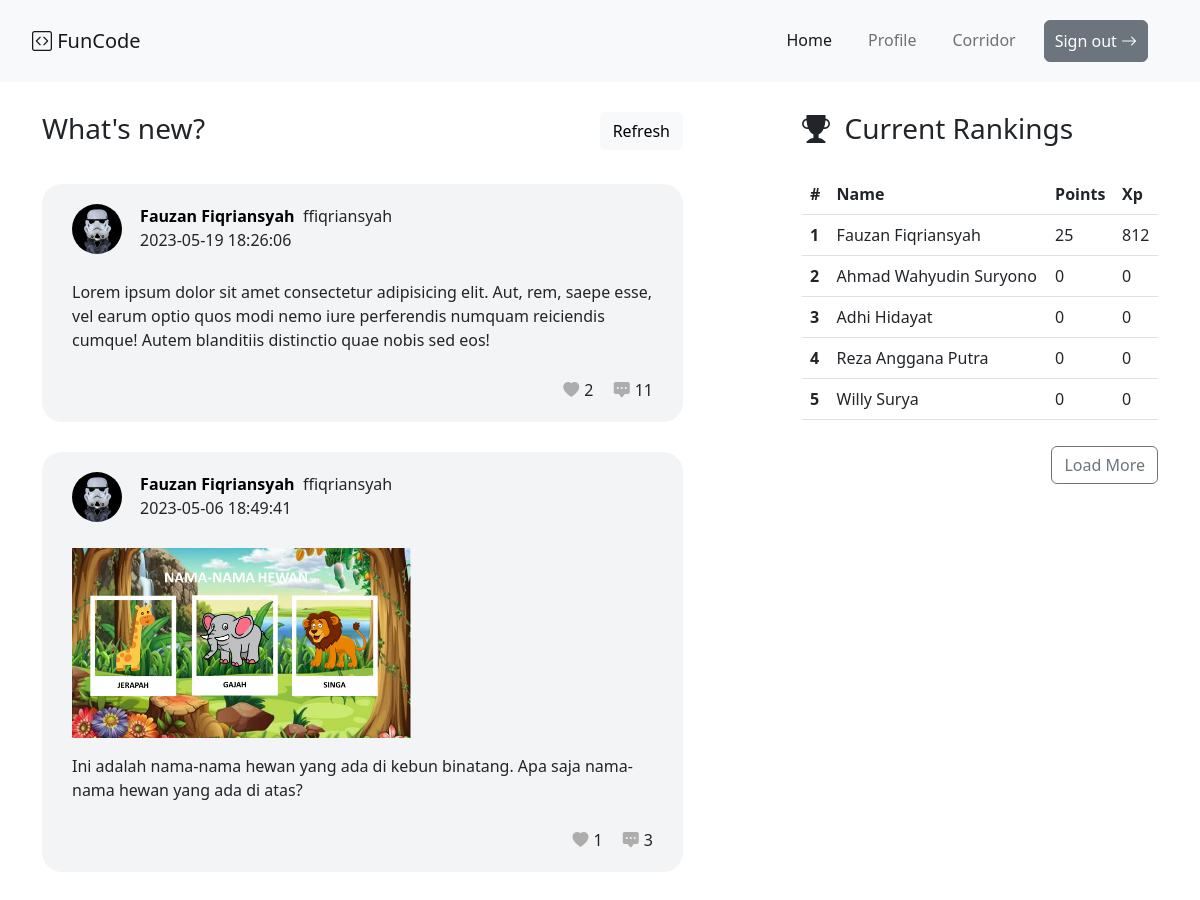
Page /user/home.php (signed in, upper part) on the earlier database version.
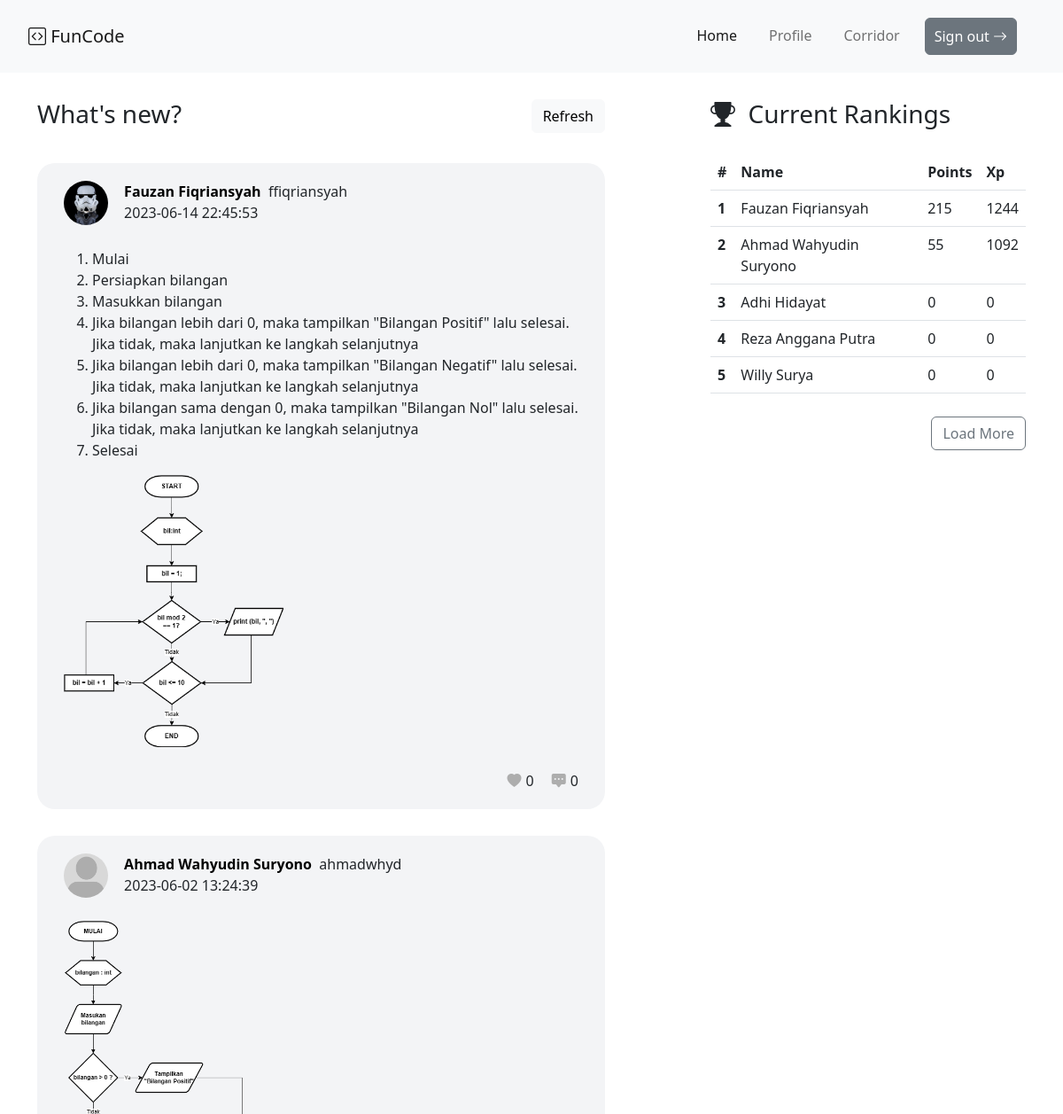
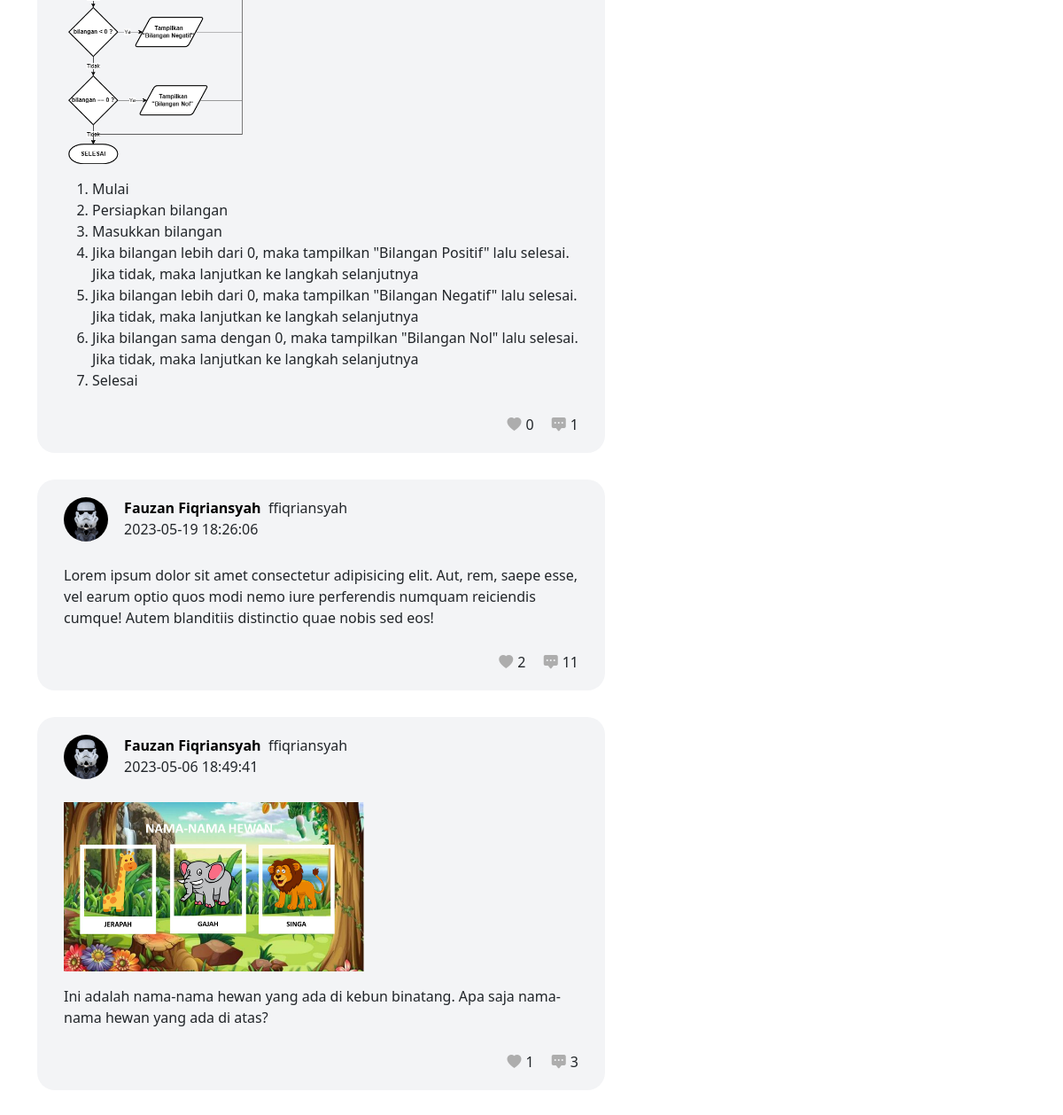
Same page on the later database version (2 pictures, top to bottom).
### tables this page shows
CREATE TABLE `tb_post` (
  `id` int(11) NOT NULL,
  `id_user` int(11) DEFAULT NULL,
  `content` text NOT NULL,
  `status` int(1) NOT NULL,
  `challenge` int(11) NOT NULL DEFAULT '0',
  `grade` varchar(1) NOT NULL DEFAULT '-',
  `accepted_at` datetime NOT NULL,
  `created_at` datetime NOT NULL
);

CREATE TABLE `tb_user` (
  `id` int(11) NOT NULL,
  `email` text NOT NULL,
  `username` varchar(100) NOT NULL,
  `name` varchar(256) NOT NULL,
  `password` mediumtext NOT NULL,
  `kelas` varchar(20) NOT NULL,
  `admin` tinyint(1) NOT NULL,
  `photo_profile` text NOT NULL,
  `level` int(11) NOT NULL DEFAULT '1',
  `point` int(11) NOT NULL,
  `xp` int(11) NOT NULL,
  `badges` int(11) NOT NULL DEFAULT '0',
  `created_at` timestamp NOT NULL DEFAULT CURRENT_TIMESTAMP ON UPDATE CURRENT_TIMESTAMP,
  `updated_at` timestamp NOT NULL DEFAULT '0000-00-00 00:00:00'
);

### user/home.php (the view, shortened to what this page needs)
<?php
	$user_id = $_SESSION['user_id'];
	$photoProfile = $_SESSION['photo_profile'];
	$username = $_SESSION['username'];
	include("../db.php");
?>
<!DOCTYPE html>
<html>
<head>
	<link href="https://cdn.jsdelivr.net/npm/bootstrap@5.2.0/dist/css/bootstrap.min.css" rel="stylesheet">
	<link rel="stylesheet" type="text/css" href="../css/user/home.css">
	<link rel="stylesheet" href="https://cdn.jsdelivr.net/npm/bootstrap-icons@1.9.1/font/bootstrap-icons.css">
	<link rel="stylesheet" type="text/css" href="https://cdn.datatables.net/1.12.1/css/dataTables.bootstrap5.min.css">
	<link href="https://cdn.jsdelivr.net/npm/froala-editor@latest/css/froala_editor.pkgd.min.css" rel="stylesheet" type="text/css" />
	<link rel="stylesheet" href="https://cdnjs.cloudflare.com/ajax/libs/froala-editor/4.0.17/css/froala_style.min.css" />
	<link href="https://cdn.jsdelivr.net/npm/froala-editor@latest/css/plugins/image.min.css" rel="stylesheet" type="text/css" />
</head>
<body>
	<nav class="navbar navbar-expand-lg sticky-top bg-light">
	  <div class="container-fluid">
	    <a class="navbar-brand" href="#"> <i class="bi bi-code-square"></i> FunCode</a>
	    <div class="collapse navbar-collapse " id="navbarNav">
	      <ul class="navbar-nav ms-auto">
	        <li class="nav-item">
	          <a class="nav-link active" aria-current="page" href="#">Home</a>
	        </li>
	        <li class="nav-item">
	          <a class="nav-link" href="./profile.php?user=<?php echo $_SESSION['username']; ?>">Profile</a>
	        </li>
	        <li class="nav-item">
	          <a class="nav-link" href="./course.php">Corridor</a>
	        </li>
	        <li class="nav-item">
	          <a class="nav-link btn btn-secondary" id="sign-out">Sign out <i class="bi bi-arrow-right"></i></a>
	        </li>
	      </ul>
	    </div>
	  </div>
	</nav>
	<div class="container">
		<div class="row">
			<div class="col-lg-7">
				<h3 class="header">What's new?</h3>
				<button type="button" class="btn btn-light" id="refresh">Refresh</button>
				<?php
					$sql = "SELECT * FROM tb_post AS a WHERE a.status='1' ORDER BY accepted_at DESC";
					$result = mysqli_query($con, $sql);
					while($r_post = mysqli_fetch_assoc($result)){
						$id = $r_post['id_user'];
						$id_post = $r_post['id'];
						$query = "SELECT * FROM tb_user WHERE id='$id'";
						$hasil = mysqli_query($con, $query);
						$r = mysqli_fetch_assoc($hasil);
						echo '
							<div class="post">
								<div class="top">
									<div class="top-photo">
										<img src= '. $r['photo_profile'] .' class="avatar">
									</div>
									<div class="top-name">
										<b><span><a class="no-undr" href="./profile.php?user='.$r['username'].'">'. $r['name'] .'</a></span></b><span>&nbsp;&nbsp;'. $r['username'] .'</span><br>
										<span>'.$r_post['created_at'].'</span>
									</div>
								</div>
								<div class="content-post fr-view">
									'.$r_post['content'].'
								</div>';
						mysqli_query($con, "CALL like_comment('$user_id','$id_post',@liked,@likes,@comments)");
						$query_lico = "SELECT @liked,@likes,@comments";
						$hasil_lico = mysqli_query($con, $query_lico);
						$r_lico = mysqli_fetch_assoc($hasil_lico);
						echo '
								<div class="lico-section">
								';
								if($r_lico['@liked'] == 0){
									echo '<span id="like'.$id_post.'" data-id="'.$id_post.'" data-user="'.$user_id.'" data-liked="'.$r_lico['@liked'].'" class="lico-button like-btn" style="color:#adadad;" onclick="likeBtn(this);"><i class="bi bi-heart-fill"></i></span><span class="amount me-3" id="likeAmount'.$id_post.'">'.$r_lico['@likes'].'</span>';
								}
								echo '
									<span id="comment'.$id_post.'" data-id="'.$id_post.'" data-show="0" class="lico-button comment-btn" onclick="commBtn(this);"><i class="bi bi-chat-square-dots-fill"></i></span><span class="amount" id="commAmount'.$id_post.'">'.$r_lico['@comments'].'</span>
								</div>
								<div class="clear"></div>
								<div class="comment-section" id="comSect'.$id_post.'">
									<h6>Komentar &middot; <span id="commentAmount'.$id_post.'">'.$r_lico['@comments'].'</span></h6>
									<div id="comments'.$id_post.'">';
								echo'
									</div>
									<div class="comment-form">
										<div class="input-comment">
											<textarea class="form-control comment-control" placeholder="Tulis komentar di sini" id="commentBox'.$id_post.'" data-id="'.$id_post.'" oninput="onInput(this);"></textarea>
										</div>
										<div class="send-comment">
											<div class="send" id="send'.$id_post.'" data-id="'.$id_post.'" data-username="'. $username.'" data-profile="'. $photoProfile .'" data-user="'. $user_id.'" onclick="sendComment(this);">
												<i class="bi bi-send-fill"></i>
											</div>
										</div>
										<div class="clear"></div>
									</div>
								</div>
							</div>
						';
					}
				?>
			</div>
			<div class="col-lg-1">
			</div>
			<div class="col-lg-4" id="curr-ranks">
				<h3 class="header"><i class="bi bi-trophy-fill"></i>&nbsp;&nbsp;Current Rankings</h3>
				<div class="ranks">
					<table class="table">
					  <thead>
					    <tr>
					      <th scope="col">#</th>
					      <th scope="col">Name</th>
					      <th scope="col">Points</th>
						  <th scope="col">Xp</th>
					    </tr>
					  </thead>
					  <tbody id="tableRanks">
						<?php
							$sql = "SELECT * FROM tb_user WHERE admin='0' ORDER BY point DESC, xp DESC LIMIT 0,5";
							$result = mysqli_query($con, $sql);
							$i=1;
							while($row = mysqli_fetch_assoc($result)){
								echo '
									<tr>
										<th scope="row">'.$i.'</th>
										<td>'.$row['name'].'</td>
										<td>'.$row['point'].'</td>
										<td>'.$row['xp'].'</td>
									</tr>
								';
								$i++;
							}
						?>
					  </tbody>
					</table>
					<button type="button" class="btn btn-outline-secondary" id="loadRanksMore" onclick="loadMore();">Load More</button>
				</div>
			</div>
		</div>
	</div>
</body>
</html>

### css/user/home.css (style rules this page uses)
.navbar { padding: 20px; }
.navbar-nav .nav-item { margin-right: 20px; }
#sign-out { color: #fff; padding-left: 10px; padding-right: 10px; }
.post { width: 100%; padding: 20px 30px; background-color: #f3f4f6; border-radius: 20px; margin-top: 30px; }
.ranks { width: 100%; padding-top: 20px; }
.container { padding-top: 30px; }
.avatar { width: 50px; height: 50px; border-radius: 50%; }
.top { width: 100%; display: inline-block; }
.top-photo { width: 10%; display: inline-block; float: left; }
.top-name { width: 90%; display: inline-block; float: right; padding-left: 10px; }
.no-undr { text-decoration: none; color: #000; }
.content-post { padding-top: 20px; }
.lico-section { display: inline-block; float: right; margin-top: 10px; }
.lico-button { color: #ADADAD; }
.amount { padding-left: 5px; }
.header { display: inline-block; }
#refresh { float: right; }
#loadRanksMore { margin: 10px 0; float: right; }

Differences in the rows shown:
added tb_post: id_user.photo_profile (picture), id_user.name "Fauzan Fiqriansyah", id_user.username "ffiqriansyah", created_at "2023-06-14 22:45:53", content "Mulai Persiapkan bilangan Masukkan bilangan Jika bilangan lebih dari 0, maka tampilkan \"Bilangan Positif\" lalu selesai. Jika tidak, maka lanjutkan ke langkah selanjutnya Jika bilangan lebih dari 0, maka tampilkan \"Bilangan Negatif\" lalu selesai. Jika tidak, maka lanjutkan ke langkah selanjutnya Jika bilangan sama dengan 0, maka tampilkan \"Bilangan Nol\" lalu selesai. Jika tidak, maka lanjutkan ke langkah selanjutnya Selesai", content (picture), r_lico "0"
added tb_post: id_user.photo_profile (placeholder picture), id_user.name "Ahmad Wahyudin Suryono", id_user.username "ahmadwhyd", created_at "2023-06-02 13:24:39", content (picture), content "Mulai Persiapkan bilangan Masukkan bilangan Jika bilangan lebih dari 0, maka tampilkan \"Bilangan Positif\" lalu selesai. Jika tidak, maka lanjutkan ke langkah selanjutnya Jika bilangan lebih dari 0, maka tampilkan \"Bilangan Negatif\" lalu selesai. Jika tidak, maka lanjutkan ke langkah selanjutnya Jika bilangan sama dengan 0, maka tampilkan \"Bilangan Nol\" lalu selesai. Jika tidak, maka lanjutkan ke langkah selanjutnya Selesai", r_lico "0", r_lico "1"
changed tb_user "Fauzan Fiqriansyah": point "25" → "215"; xp "812" → "1244"
changed tb_user "Ahmad Wahyudin Suryono": point "0" → "55"; xp "0" → "1092"
